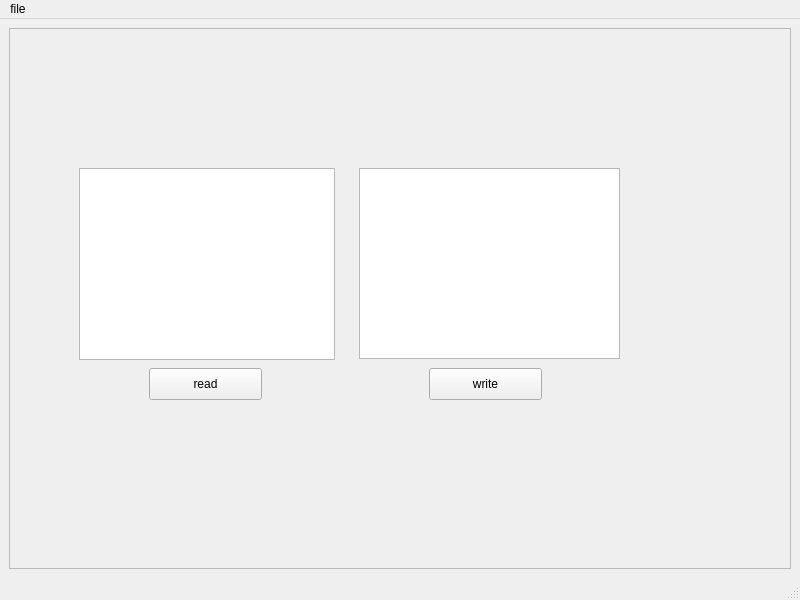
<?xml version="1.0" encoding="UTF-8"?>
<ui version="4.0">
 <class>MainWindow</class>
 <widget class="QMainWindow" name="MainWindow">
  <property name="geometry">
   <rect>
    <x>0</x>
    <y>0</y>
    <width>800</width>
    <height>600</height>
   </rect>
  </property>
  <property name="windowTitle">
   <string>MainWindow</string>
  </property>
  <widget class="QWidget" name="centralwidget">
   <layout class="QGridLayout" name="gridLayout">
    <item row="1" column="0">
     <widget class="QFrame" name="frame">
      <property name="frameShape">
       <enum>QFrame::StyledPanel</enum>
      </property>
      <property name="frameShadow">
       <enum>QFrame::Raised</enum>
      </property>
      <widget class="QPushButton" name="read_PB">
       <property name="geometry">
        <rect>
         <x>140</x>
         <y>340</y>
         <width>113</width>
         <height>32</height>
        </rect>
       </property>
       <property name="text">
        <string>read</string>
       </property>
      </widget>
      <widget class="QPushButton" name="write_PB">
       <property name="geometry">
        <rect>
         <x>420</x>
         <y>340</y>
         <width>113</width>
         <height>32</height>
        </rect>
       </property>
       <property name="text">
        <string>write</string>
       </property>
      </widget>
      <widget class="QPlainTextEdit" name="write_PTE">
       <property name="geometry">
        <rect>
         <x>350</x>
         <y>140</y>
         <width>261</width>
         <height>191</height>
        </rect>
       </property>
      </widget>
      <widget class="QTextBrowser" name="read_TB">
       <property name="geometry">
        <rect>
         <x>70</x>
         <y>140</y>
         <width>256</width>
         <height>192</height>
        </rect>
       </property>
      </widget>
     </widget>
    </item>
   </layout>
  </widget>
  <widget class="QMenuBar" name="menubar">
   <property name="geometry">
    <rect>
     <x>0</x>
     <y>0</y>
     <width>800</width>
     <height>22</height>
    </rect>
   </property>
   <widget class="QMenu" name="menufile">
    <property name="title">
     <string>file</string>
    </property>
    <addaction name="actionopen"/>
    <addaction name="actionsave"/>
   </widget>
   <addaction name="menufile"/>
  </widget>
  <widget class="QStatusBar" name="statusbar"/>
  <action name="actionsave">
   <property name="text">
    <string>save</string>
   </property>
  </action>
  <action name="actionopen">
   <property name="text">
    <string>open</string>
   </property>
  </action>
 </widget>
 <resources/>
 <connections/>
</ui>
